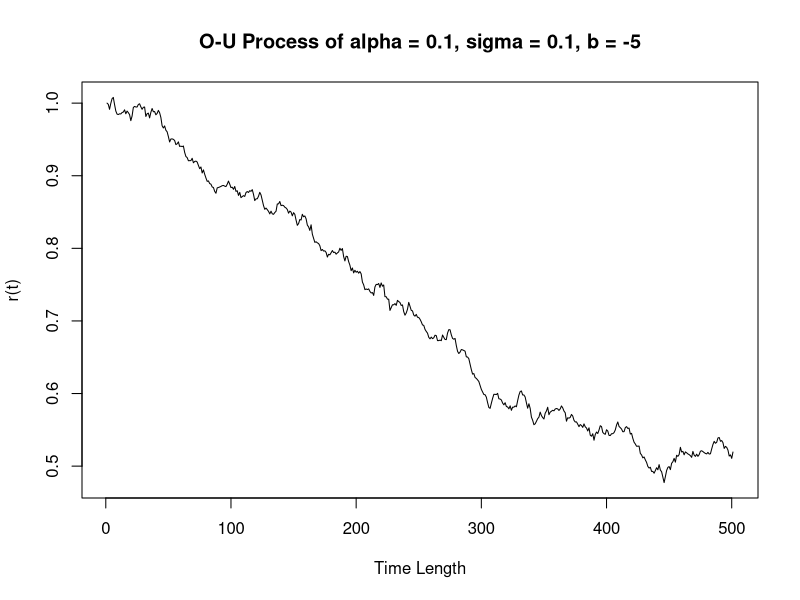
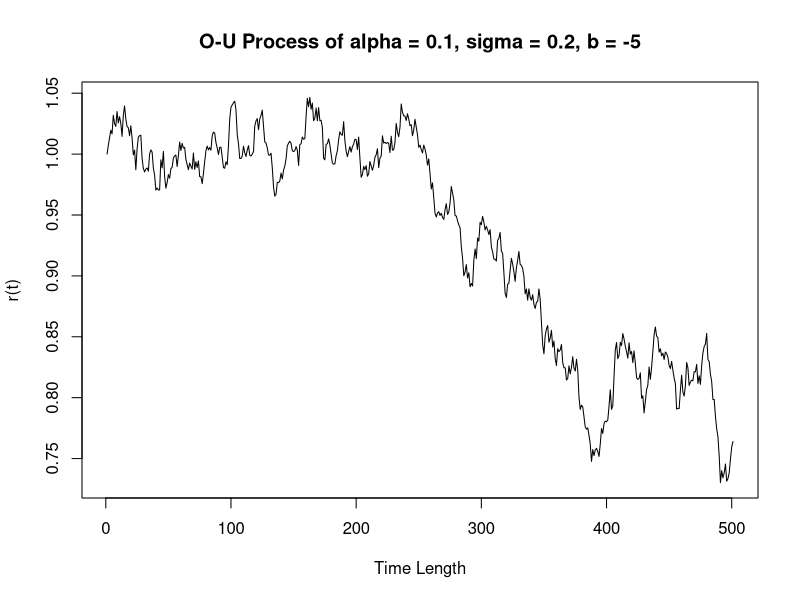
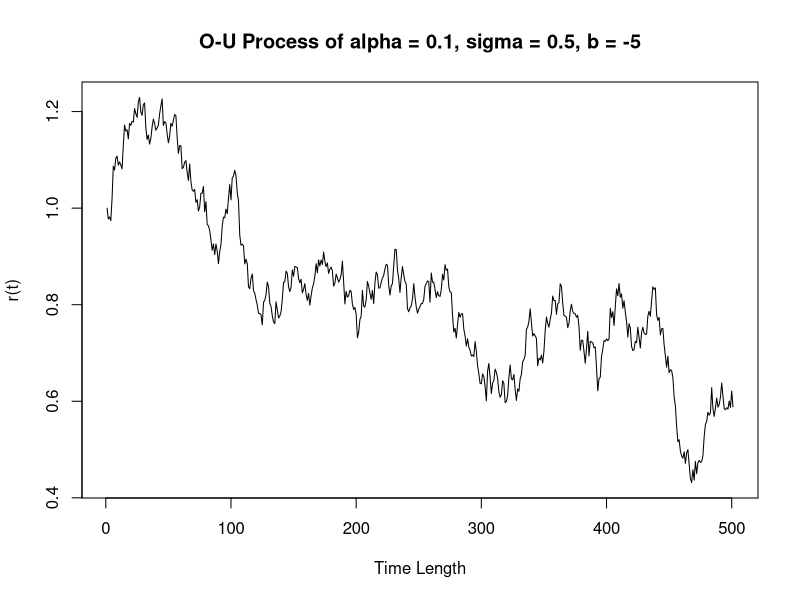
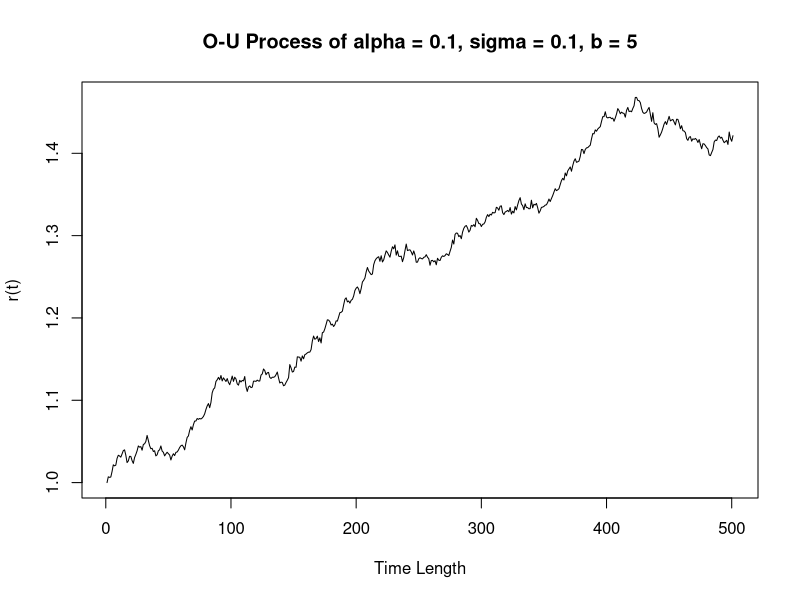
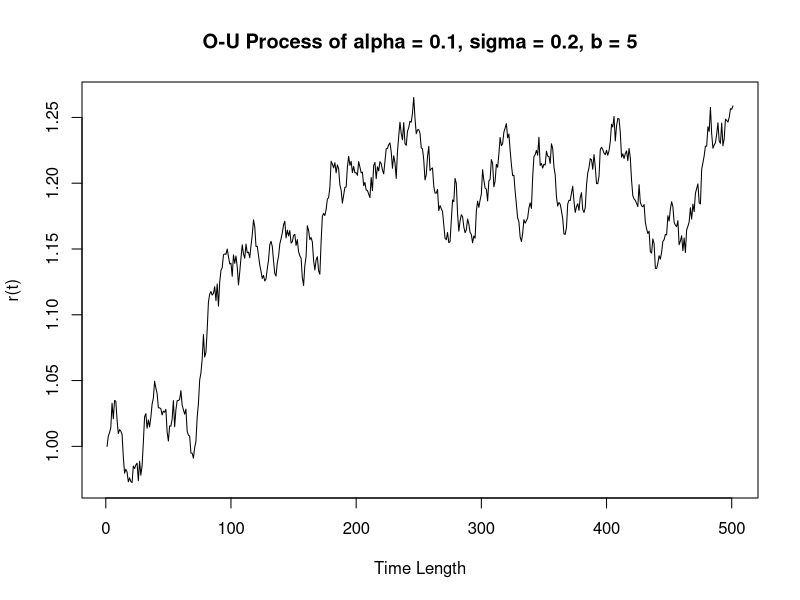
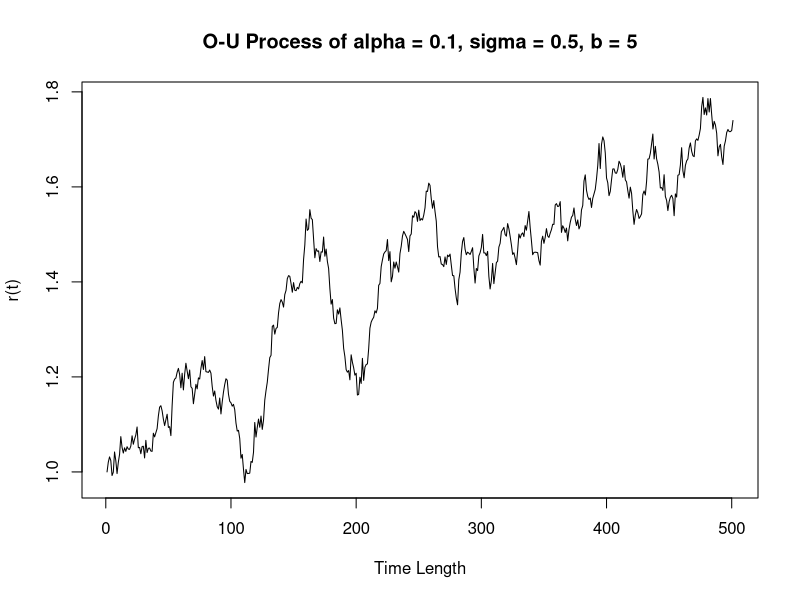
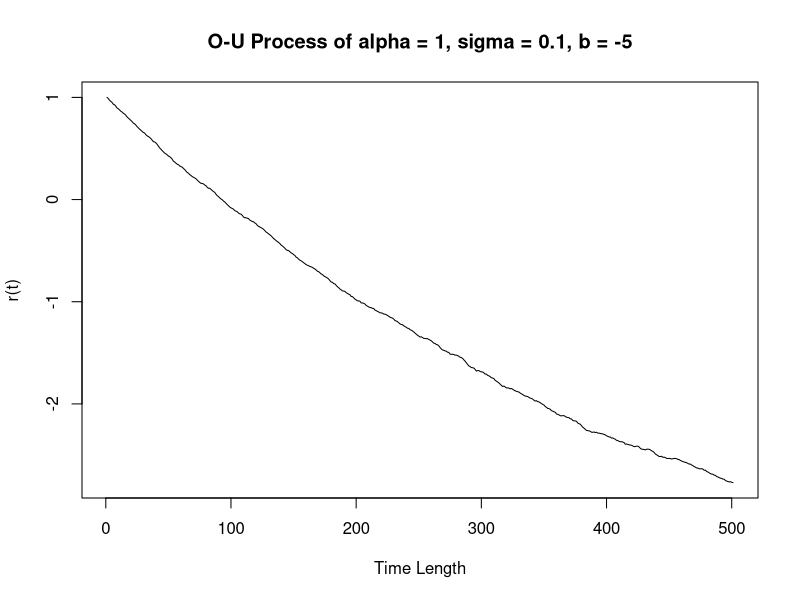
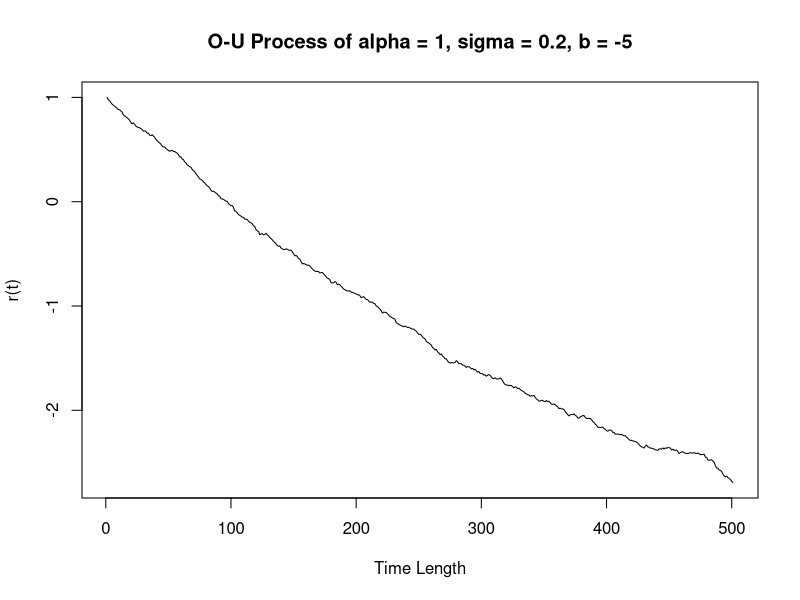

Write the R code that produced these figures, in order.
## ---- chunk 1
options(width=200)
knitr::opts_chunk$set(echo = TRUE, warning = FALSE, tidy=TRUE)
## ---- chunk 2
alpha_1 <- c(rep(0.1,6), rep(1,6), rep(5,6))
sigma_1 <- rep(c(0.1,0.2,0.5),6)
b_1 <- rep(c(rep(-5,3), rep(5,3)),3)
r <- c()

O_U_process <- function(alpha, sigma, b, r0, Tt, delta){
  r[1] <- r0
  i <- 1
  for(i in 1:(1/delta)){
    z <- rnorm(1)
    r[i+1] <- exp(-alpha * delta) * r[i] + b * (1 - exp(-alpha * delta)) + 
              sigma * sqrt((1-exp(-2 * alpha * delta)) / (2 * alpha)) * z
    i <- i+1
  }
  return(r)
}

for(i in 1:18){
  result <- O_U_process(alpha_1[i], sigma_1[i], b_1[i], 1, 500, 1/500)
  plot(result, type = "l", xlab = "Time Length", ylab = "r(t)", 
       main = paste0("O-U Process of alpha = " , alpha_1[i], ", sigma = ", sigma_1[i], ", b = ", b_1[i]))
}
## ---- chunk 3
d <- c(1,0.5,0.1,0.01)
alpha_2 <- 1
sigma_2 <- 0.2
b_2 <- 5
r_2 <- 1
n <- 1000

Euler_Maruyama <- function(alpha, sigma, b, r0, delta, n){
  for(i in 1:n){
    u <- c()
    u[1] <- r0
    for (j in 1:(1/delta)){
      dw <- rnorm(1, mean = 0, sd = delta)
      u[j+1] <- u[j] + alpha * (b - u[j]) * delta + sigma * dw
      j <- j + 1
    }
  }
  u
}

plot(density(Euler_Maruyama(alpha_2, sigma_2, b_2, r_2, d[1], n)), 
     xlab = "r", ylab = "density", main = "Kernal Density and True Density of O_U_Process with delta = 1", 
     col = "blue", xlim = c(-2,8), ylim = c(0,0.5))
par(new=TRUE)
plot(density(O_U_process(alpha_2, sigma_2, b_2, r_2, 1/d[1], d[1])),
     xlab = "r", ylab = "density", main = "Kernal Density and True Density of O_U_Process with delta = 1",
     col = "red", xlim = c(-2,8), ylim = c(0,0.5))
legend("topright", legend = c("kernel density", "True density"), 
       bty = "n", text.col = c("blue", "red"))


plot(density(Euler_Maruyama(alpha_2, sigma_2, b_2, r_2, d[2], n)), 
     xlab = "r", ylab = "density", main = "Kernal Density and True Density of O_U_Process with delta = 0.5", 
     col = "blue", xlim = c(-1,6), ylim = c(0,0.5))
par(new=TRUE)
plot(density(O_U_process(alpha_2, sigma_2, b_2, r_2, 1/d[2], d[2])), 
     xlab = "r", ylab = "density", main = "Kernal Density and True Density of O_U_Process with delta = 0.5", 
     col = "red", xlim = c(-1,6), ylim = c(0,0.5))
legend("topright", legend = c("kernel density", "True density"), 
       bty = "n", text.col = c("blue", "red"))


plot(density(Euler_Maruyama(alpha_2, sigma_2, b_2, r_2, d[3], n)), 
     xlab = "r", ylab = "density", main = "Kernal Density and True Density of O_U_Process with delta = 0.1", 
     col = "blue", xlim = c(-1,6), ylim = c(0,0.5))
par(new=TRUE)
plot(density(O_U_process(alpha_2, sigma_2, b_2, r_2, 1/d[3], d[3])),
     xlab = "r", ylab = "density", main = "Kernal Density and True Density of O_U_Process with delta = 0.1",
     col = "red", xlim = c(-1,6), ylim = c(0,0.5))
legend("topright", legend = c("kernel density", "True density"), 
       bty = "n", text.col = c("blue", "red"))


plot(density(Euler_Maruyama(alpha_2, sigma_2, b_2, r_2, d[4], n)), 
     xlab = "r", ylab = "density", main = "Kernal Density and True Density of O_U_Process with delta = 0.01", 
     col = "blue", xlim = c(-1,6), ylim = c(0,0.5))
par(new=TRUE)
plot(density(O_U_process(alpha_2, sigma_2, b_2, r_2, 1/d[4], d[4])), 
     xlab = "r", ylab = "density", main = "Kernal Density and True Density of O_U_Process with delta = 0.01", 
     col = "red", xlim = c(-1,6), ylim = c(0,0.5))
legend("topright", legend = c("kernel density", "True density"), 
       bty = "n", text.col = c("blue", "red"))
## ---- chunk 4
rnhpp <- function(intensity, intmax, tmax){
  n <- rpois(1, intmax)
  tt <- runif(n, 0, tmax)
  u <- runif(n)
  accept <- u < intensity(tt) / intmax
  return (list(sort(tt[accept]), intensity(tt) / intmax))
}

intfun <- function(t) sqrt(t) + exp(-t) * sin(2 * pi * t)

a <- optimize(intfun, interval=c(0,5), maximum = TRUE)
m <- a$objective

ff <- rnhpp(intfun, m, 5)
ff

## ---- chunk 5

wfun1 <- unlist(replicate(1000, rnhpp(intfun, m, 5)[1]))
wfun2 <- unlist(replicate(1000, rnhpp(intfun, m, 5)[2]))

hist(wfun1, main = "Histogram of the simulated Poisson Process")
plot(density(wfun1), xlim = c(0,5), main = "Kernal density of the simulated Poisson Process", xlab = "t", ylab = "Density", col = "red")
plot(density(wfun2), main = "Density of lambda(t) / lambda(max)", xlab = "lambda(t)/lambda(max)", ylab = "Density", col = "blue")
